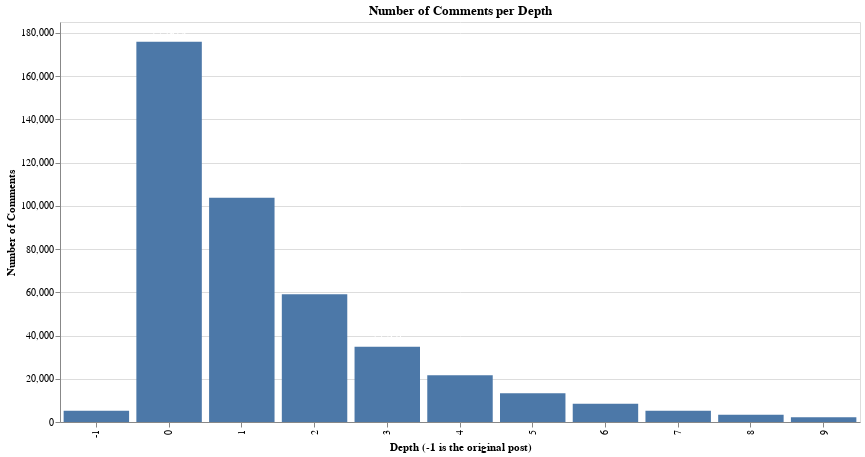

The cell this chart's notebook holds for it:
### Code cell
depth_df = df["depth"].value_counts().sort_index()

c = (
    alt.Chart(depth_df.reset_index())
    .mark_bar()
    .encode(
        x=alt.X("depth:O", title="Depth (-1 is the original post)"),
        y=alt.Y("count:Q", title="Number of Comments", scale={"domain": [0, 185_000]}),
        tooltip=[
            alt.Tooltip("depth:O", title="Depth"),
            alt.Tooltip("count:Q", title="# of Comments"),
        ],
    )
    .properties(
        width=800,
        height=400,
        title=alt.Title(text="Number of Comments per Depth"),
    )
)

text = (
    alt.Chart(depth_df.reset_index())
    .mark_text(align="center", dy=-8, color="white")
    .transform_calculate(customtooltip="datum.count")
    .encode(
        x=alt.X("depth:O"),
        y=alt.Y("count:Q", scale={"domain": [0, 185_000]}),
        text=alt.Text("count:Q"),
    )
)

c + text

### Figure 1 — Vega-Lite specification as saved in the notebook (floating-point values rounded to 4 significant figures)
{"usermeta": {"embedOptions": {"theme": "dark"}}, "config": {"view": {"continuousWidth": 300, "continuousHeight": 300}}, "layer": [{"data": {"name": "data-960ccc1bb0f52869df1daee938cc6f7b"}, "mark": {"type": "bar"}, "encoding": {"tooltip": [{"field": "depth", "title": "Depth", "type": "ordinal"}, {"field": "count", "title": "# of Comments", "type": "quantitative"}], "x": {"field": "depth", "title": "Depth (-1 is the original post)", "type": "ordinal"}, "y": {"field": "count", "scale": {"domain": [0, 185000]}, "title": "Number of Comments", "type": "quantitative"}}, "title": {"text": "Number of Comments per Depth"}}, {"data": {"name": "data-960ccc1bb0f52869df1daee938cc6f7b"}, "mark": {"type": "text", "align": "center", "color": "white", "dy": -8}, "encoding": {"text": {"field": "count", "type": "quantitative"}, "x": {"field": "depth", "type": "ordinal"}, "y": {"field": "count", "scale": {"domain": [0, 185000]}, "type": "quantitative"}}, "transform": [{"calculate": "datum.count", "as": "customtooltip"}]}], "height": 400, "width": 800, "$schema": "https://vega.github.io/schema/vega-lite/v5.20.1.json", "datasets": {"data-960ccc1bb0f52869df1daee938cc6f7b": [{"depth": -1, "count": 5193}, {"depth": 0, "count": 175918}, {"depth": 1, "count": 103677}, {"depth": 2, "count": 59028}, {"depth": 3, "count": 34769}, {"depth": 4, "count": 21627}, {"depth": 5, "count": 13322}, {"depth": 6, "count": 8399}, {"depth": 7, "count": 5205}, {"depth": 8, "count": 3368}, {"depth": 9, "count": 2149}]}}
